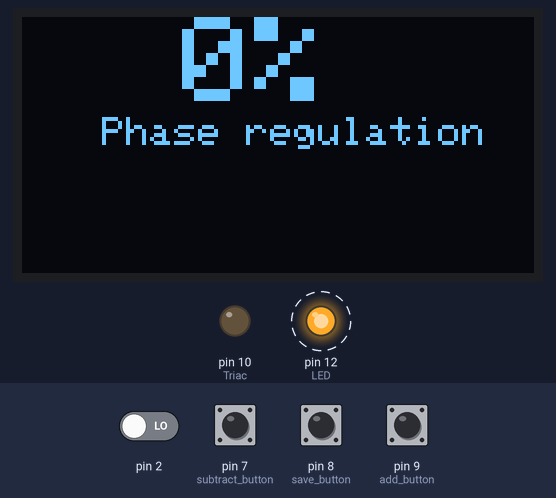
This sketch was run on a simulated Arduino Uno, built with avr-gcc and run on an emulated ATmega328P. Parts: 128×64 one-colour display, output pins drawn as LEDs (lit = HIGH). Dashed ring = blinking. Inputs (shaded band) come from the test bench; at power-on: pin 7 (subtract_button), pin 8 (save_button), pin 9 (add_button) HIGH, pin 2 LOW. The display library's start-up logo is not drawn; what the sketch prints to the serial monitor is not drawn.

Above: at 1.2 s.
1.3 s: pin 2 driven HIGH
At 2.4 s:
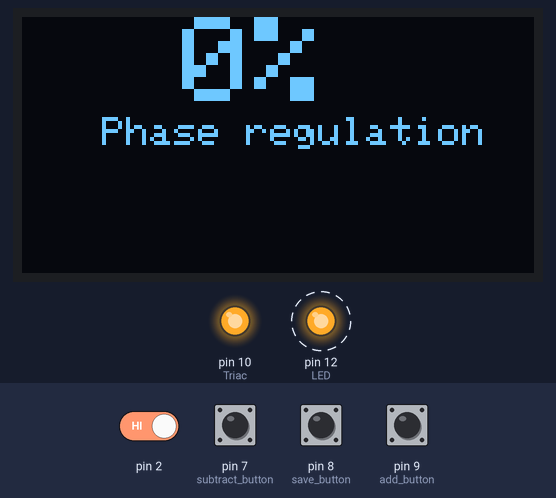
4.0 s: pin 8 (save_button) pulled LOW for 1.2 s
At 5.2 s:
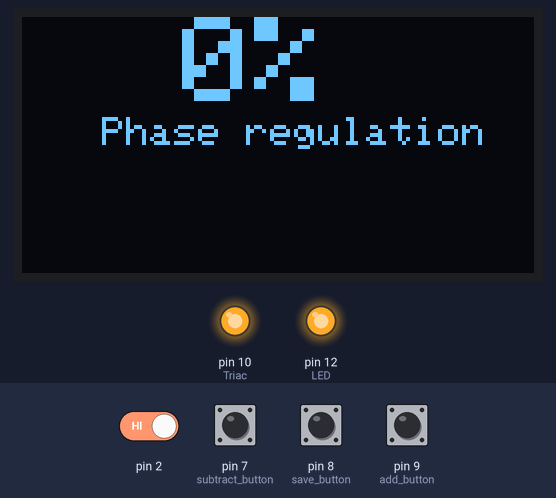
9.3 s: pin 8 (save_button) pulled LOW for 3.2 s
At 10.2 s:
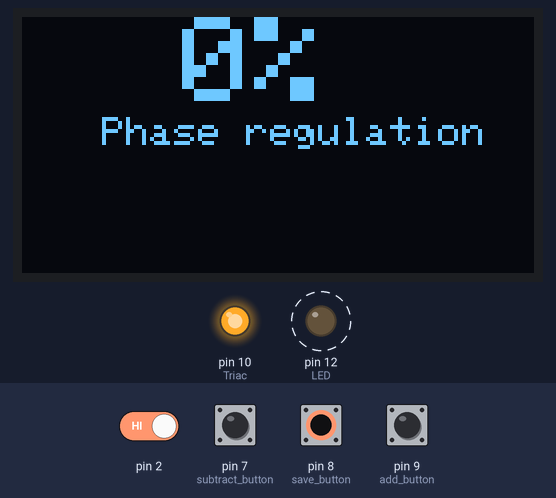
Timing chart, 0 to 20.0 s (numbered marks = the images above; inputs shaded):
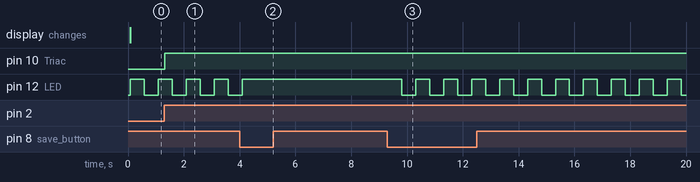

The sketch:

AC_Phase_Regulator_Final_Version.ino
```cpp
#include <TimerOne.h>
#include <Wire.h>
#include <Adafruit_GFX.h>
#include <Adafruit_SSD1306.h>

#define OLED_RESET 4
Adafruit_SSD1306 display(OLED_RESET);

int LED = 12;           // signalization LED
int previous_save_value = 0;
int set_value = 0;
int x = 128;

int add_button = 9;
int subtract_button = 7;
int save_button = 8;
int save_button_state = HIGH;
int last_save_button_state = HIGH;
bool save = false;

int Triac = 10; //AC Load

int inc = 1;

volatile int i = 0;
volatile boolean zero_crossing = false; //zero crosing value
int value = 128;           //value for operating triac
int frequency_step = 75;   // 50Hz -> 75 || 60Hz -> 65

/* It is calculated based on the frequency of the power supply and the desired brightness level.
 *
 * The program relies on two zero-crossing points during one cycle, which is either for 120Hz and 60Hz or for 100Hz and 50Hz.
 *
 * To determine the frequency step, divide the duration of a full signal half-cycle in microseconds by the number of brightness levels per step.
 *
 * (120Hz = 8,333μs) -> 128 steps yield 65μs
 * (100Hz = 10,000μs) -> 128 steps yield 75μs
 */


void setup() {
  Serial.begin(9600);
  pinMode(Triac, OUTPUT);
  pinMode(LED, OUTPUT);
  pinMode(add_button, INPUT_PULLUP);
  pinMode(subtract_button, INPUT_PULLUP);
  pinMode(save_button, INPUT_PULLUP);

  attachInterrupt(0, detect_zero_crossing, RISING);   // zero crossing detector on pin numb. 2
  Timer1.initialize(frequency_step);
  Timer1.attachInterrupt(check_value, frequency_step);

  display.begin(SSD1306_SWITCHCAPVCC, 0x3C);
  display.display();
  display.clearDisplay();
}

void detect_zero_crossing() {
  zero_crossing = true;
  i = 0;
  digitalWrite(Triac, LOW);
}

void check_value() {
  if (zero_crossing == true) {
    if (i >= value) {
      digitalWrite(Triac, HIGH);
      i = 0;
      zero_crossing = false;
    }
    else {
      i++;
    }
  }
}

int AddButton(int add_button) {
  if (digitalRead(add_button) == LOW) {
    if (x < 128) {
      x = x + 1;
      delay(10);
    }
  }
  return x;
}

int SubtractButton(int subtract_button) {
  if (digitalRead(subtract_button) == LOW) {
    if (value > 0) {
      x = x - 1;
      delay(10);
    }
  }
  return x;
}

bool SaveButton(int save_button) {
  save_button_state = digitalRead(save_button);
  if (save_button_state == LOW && last_save_button_state == HIGH) {
    save = !save;
  }
  last_save_button_state = save_button_state;
  delay(10);
  return save;
}

void test() {
  value += inc;
  if ((value >= 128) || (value <= 0))
    inc *= -1;
  delay(20);
}

void loop() {
  int save_button_state = digitalRead(save_button);

  if (save_button_state == LOW && last_save_button_state == HIGH) {
    save = !save;
    if (save == 0) {
      value = x;
    }
  }

  last_save_button_state = save_button_state;

  if (save == 1) {
    digitalWrite(LED, HIGH);

    x = AddButton(add_button);
    x = SubtractButton(subtract_button);

    display.clearDisplay();
    display.setTextSize(3);
    display.setTextColor(WHITE);
    display.setCursor(40, 0);
    display.print(map(x, 128, 0, 0, 100));
    display.print("%");

    display.setTextSize(1);
    display.setTextColor(WHITE);
    display.setCursor(20, 25);
    display.print("Phase regulation");
    display.display();
  } else if (save == 0 && set_value == 0) {
    for (int i = 0; i < x; i++) {
      value++;
    }
    set_value = 1;

    display.clearDisplay();
    display.setTextSize(3);
    display.setTextColor(WHITE);
    display.setCursor(40, 0);
    display.print(map(x, 128, 0, 0, 100));
    display.print("%");

    display.setTextSize(1);
    display.setTextColor(WHITE);
    display.setCursor(20, 25);
    display.print("Phase regulation");
    display.display();
  }

  if (save == 0) {
    digitalWrite(LED, HIGH);
    delay(500);
    digitalWrite(LED, LOW);
    delay(500);
  }

  Serial.println("X " + String(x) + " Value " + value);
}
```

Measured:
- after the input at 1.3 s, pin 10 (Triac): LOW → HIGH at once
- after the input at 4.0 s, pin 12 (LED): goes on until 4.1 s, then stays HIGH
- after the input at 9.3 s, pin 12 (LED): alternates HIGH for 0.50 s and LOW for 0.50 s, starting after 0.52 s
- by itself, pin 12 (LED): alternates HIGH for 0.50 s and LOW for 0.50 s
